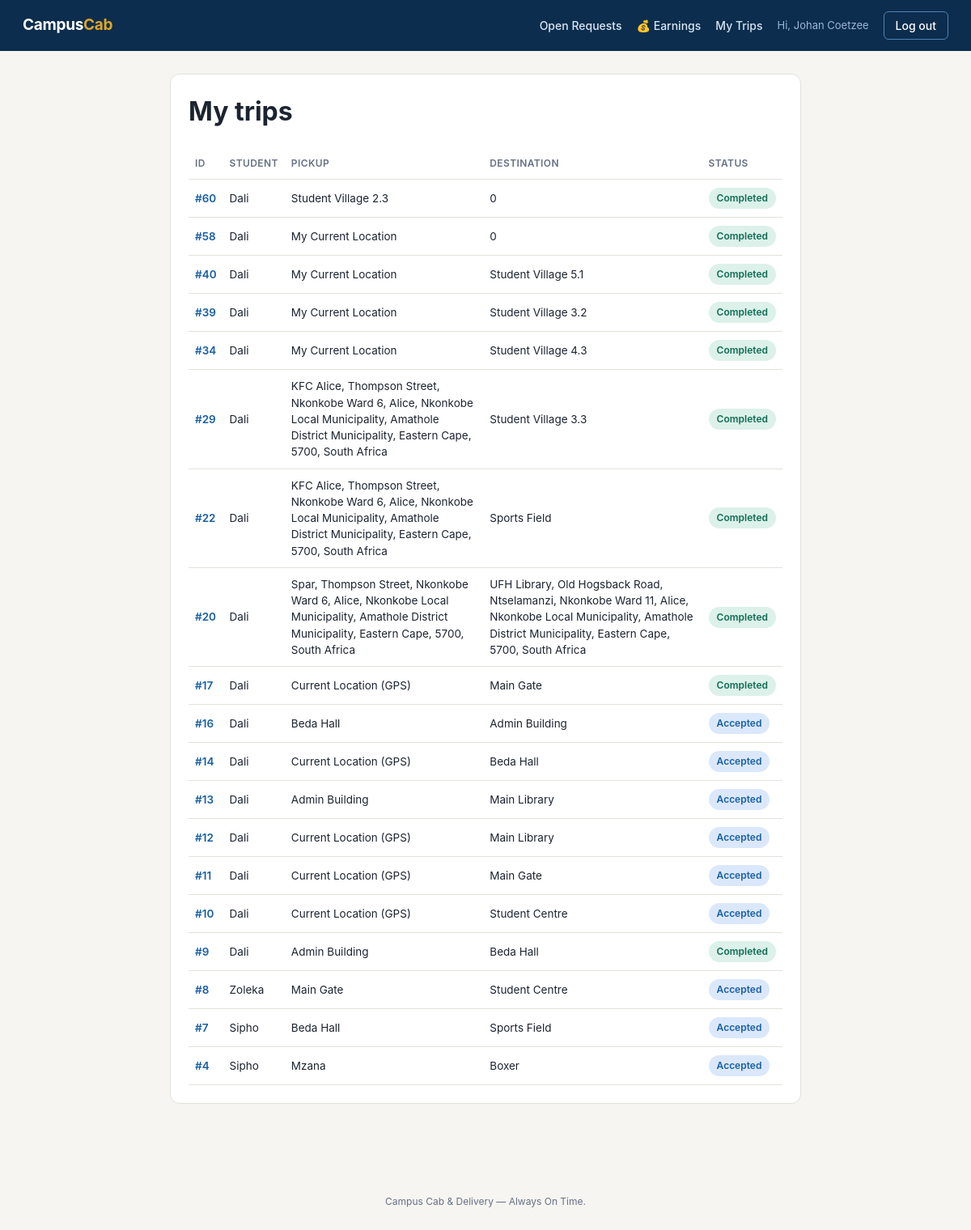
/my_trips.php (signed in), run on the app's committed database.
### tables this page shows
CREATE TABLE `ride` (
  `rideID` int(11) NOT NULL,
  `studentID` int(11) DEFAULT NULL,
  `staffID` int(11) DEFAULT NULL,
  `requester_type` enum('Student','Staff') NOT NULL DEFAULT 'Student',
  `request_type` enum('Ride','Parcel') NOT NULL DEFAULT 'Ride',
  `parcel_details` varchar(255) DEFAULT NULL,
  `DriverID` int(11) DEFAULT NULL,
  `pickup_address` varchar(250) DEFAULT NULL,
  `pickup_latitude` decimal(10,7) DEFAULT NULL,
  `pickup_longitude` decimal(10,7) DEFAULT NULL,
  `destination_address` varchar(250) DEFAULT NULL,
  `destination_latitude` decimal(10,7) DEFAULT NULL,
  `destination_longitude` decimal(10,7) DEFAULT NULL,
  `requested_at` datetime DEFAULT NULL,
  `accepted_at` datetime DEFAULT NULL,
  `started_at` datetime DEFAULT NULL,
  `Completed_at` datetime DEFAULT NULL,
  `ride_status` enum('Requested','Accepted','Driver Arriving','In Progress','Completed','Cancelled') DEFAULT 'Requested',
  `cancellation_reason` varchar(255) DEFAULT NULL,
  `cancelled_at` datetime DEFAULT NULL,
  `estimated_distance_km` decimal(6,2) DEFAULT NULL,
  `estimated_duration_min` int(11) DEFAULT NULL,
  `estimated_price` decimal(8,2) DEFAULT NULL,
  `driver_earning` double NOT NULL,
  `campus_commission` double NOT NULL
);

CREATE TABLE `student` (
  `studentID` int(11) NOT NULL,
  `studentNumber` varchar(9) DEFAULT NULL,
  `studentFname` varchar(50) NOT NULL,
  `studentLname` varchar(50) NOT NULL,
  `studentEmail` varchar(50) NOT NULL,
  `studentPhoneNo` varchar(15) NOT NULL,
  `studentAccount_status` enum('Active','Inactive') DEFAULT 'Active',
  `studentPwd` varchar(255) NOT NULL,
  `verification_token` varchar(64) DEFAULT NULL,
  `token_expiry` datetime DEFAULT NULL,
  `email_verified` tinyint(1) NOT NULL DEFAULT 0
);

### my_trips.php (the view, shortened to what this page needs)
<?php
include 'header.php';
$driverID = $_SESSION['driver_id'];
?>
<div class="card">
    <h1>My trips</h1>
    <table>
        <tr><th>ID</th><th>Student</th><th>Pickup</th><th>Destination</th><th>Status</th></tr>
        <?php
        $result = mysqli_query($conn, "
            SELECT r.rideID, s.studentFname, s.studentLname, r.pickup_address, r.destination_address, r.ride_status
            FROM ride r
            JOIN student s ON r.studentID = s.studentID
            WHERE r.DriverID = $driverID
            ORDER BY r.rideID DESC
        ");
        if (mysqli_num_rows($result) == 0):
        ?>
        <tr><td colspan="5" class="empty">No trips yet — check <a href="driver.php">open requests</a>.</td></tr>
        <?php
        else:
            while ($row = mysqli_fetch_assoc($result)):
            $statusClass = str_replace(' ', '-', $row['ride_status']);
        ?>
        <tr>
            <td><a href="trip.php?id=<?php echo $row['rideID']; ?>">#<?php echo $row['rideID']; ?></a></td>
            <td><?php echo htmlspecialchars($row['studentFname']); ?></td>
            <td><?php echo htmlspecialchars($row['pickup_address']); ?></td>
            <td><?php echo htmlspecialchars($row['destination_address']); ?></td>
            <td><span class="status <?php echo $statusClass; ?>"><?php echo $row['ride_status']; ?></span></td>
        </tr>
        <?php
            endwhile;
        endif;
        ?>
    </table>
</div>
<?php include 'footer.php'; ?>

### style.css (style rules this page uses)
:root { --navy: #0c2d4d; --navy-light: #185fa5; --gold: #e0a526; --gold-dark: #b8860f; --teal: #0f6e56; --teal-bg: #dcf1e9; --coral: #b03a2e; --coral-bg: #fbe2df; --amber-bg: #fbecc9; --amber-text: #8a6d00; --ink: #1c2430; --muted: #667085; --border: #e2e2dc; --bg: #f6f5f1; --card: #ffffff; }
* { box-sizing: border-box; }
body { font-family: -apple-system, "Segoe UI", Roboto, Helvetica, Arial, sans-serif; background: var(--bg); color: var(--ink); margin: 0; line-height: 1.5; }
.card { background: var(--card); border: 1px solid var(--border); border-radius: 12px; padding: 22px; margin-bottom: 20px; }
.card h1, .card h2 { margin-top: 0; }
table { width: 100%; border-collapse: collapse; margin-top: 4px; }
th, td { text-align: left; padding: 10px 8px; border-bottom: 1px solid var(--border); font-size: 13.5px; }
th { color: var(--muted); font-weight: 600; font-size: 12px; text-transform: uppercase; letter-spacing: 0.4px; }
td a { color: var(--navy-light); text-decoration: none; font-weight: 600; }
.status { display: inline-block; padding: 4px 10px; border-radius: 20px; font-size: 12px; font-weight: 600; background: #eee; }
.status.Completed { background: var(--teal-bg); color: var(--teal); }
.status.Accepted, .status.In-Progress, .status.Driver-Arriving { background: #dbe8fb; color: var(--navy-light); }

### data on the page
ride: rideID "60", studentID.studentFname "Dali", pickup_address "Student Village 2.3", destination_address "0", ride_status "Completed"
ride: rideID "58", studentID.studentFname "Dali", pickup_address "My Current Location", destination_address "0", ride_status "Completed"
ride: rideID "40", studentID.studentFname "Dali", pickup_address "My Current Location", destination_address "Student Village 5.1", ride_status "Completed"
ride: rideID "39", studentID.studentFname "Dali", pickup_address "My Current Location", destination_address "Student Village 3.2", ride_status "Completed"
ride: rideID "34", studentID.studentFname "Dali", pickup_address "My Current Location", destination_address "Student Village 4.3", ride_status "Completed"
ride: rideID "29", studentID.studentFname "Dali", pickup_address "KFC Alice, Thompson Street, Nkonkobe Ward 6, Alice, Nkonkobe Local Municipality, Amathole District Municipality, Eastern Cape, 5700, South Africa", destination_address "Student Village 3.3", ride_status "Completed"
ride: rideID "22", studentID.studentFname "Dali", pickup_address "KFC Alice, Thompson Street, Nkonkobe Ward 6, Alice, Nkonkobe Local Municipality, Amathole District Municipality, Eastern Cape, 5700, South Africa", destination_address "Sports Field", ride_status "Completed"
ride: rideID "20", studentID.studentFname "Dali", pickup_address "Spar, Thompson Street, Nkonkobe Ward 6, Alice, Nkonkobe Local Municipality, Amathole District Municipality, Eastern Cape, 5700, South Africa", destination_address "UFH Library, Old Hogsback Road, Ntselamanzi, Nkonkobe Ward 11, Alice, Nkonkobe Local Municipality, Amathole District Municipality, Eastern Cape, 5700, South Africa", ride_status "Completed"
ride: rideID "17", studentID.studentFname "Dali", pickup_address "Current Location (GPS)", destination_address "Main Gate", ride_status "Completed"
ride: rideID "16", studentID.studentFname "Dali", pickup_address "Beda Hall", destination_address "Admin Building", ride_status "Accepted"
ride: rideID "14", studentID.studentFname "Dali", pickup_address "Current Location (GPS)", destination_address "Beda Hall", ride_status "Accepted"
ride: rideID "13", studentID.studentFname "Dali", pickup_address "Admin Building", destination_address "Main Library", ride_status "Accepted"
ride: rideID "12", studentID.studentFname "Dali", pickup_address "Current Location (GPS)", destination_address "Main Library", ride_status "Accepted"
ride: rideID "11", studentID.studentFname "Dali", pickup_address "Current Location (GPS)", destination_address "Main Gate", ride_status "Accepted"
ride: rideID "10", studentID.studentFname "Dali", pickup_address "Current Location (GPS)", destination_address "Student Centre", ride_status "Accepted"
ride: rideID "9", studentID.studentFname "Dali", pickup_address "Admin Building", destination_address "Beda Hall", ride_status "Completed"
ride: rideID "8", studentID.studentFname "Zoleka", pickup_address "Main Gate", destination_address "Student Centre", ride_status "Accepted"
ride: rideID "7", studentID.studentFname "Sipho", pickup_address "Beda Hall", destination_address "Sports Field", ride_status "Accepted"
ride: rideID "4", studentID.studentFname "Sipho", pickup_address "Mzana", destination_address "Boxer", ride_status "Accepted"

### other printed values
$_SESSION['driver_name'] "Johan Coetzee"
